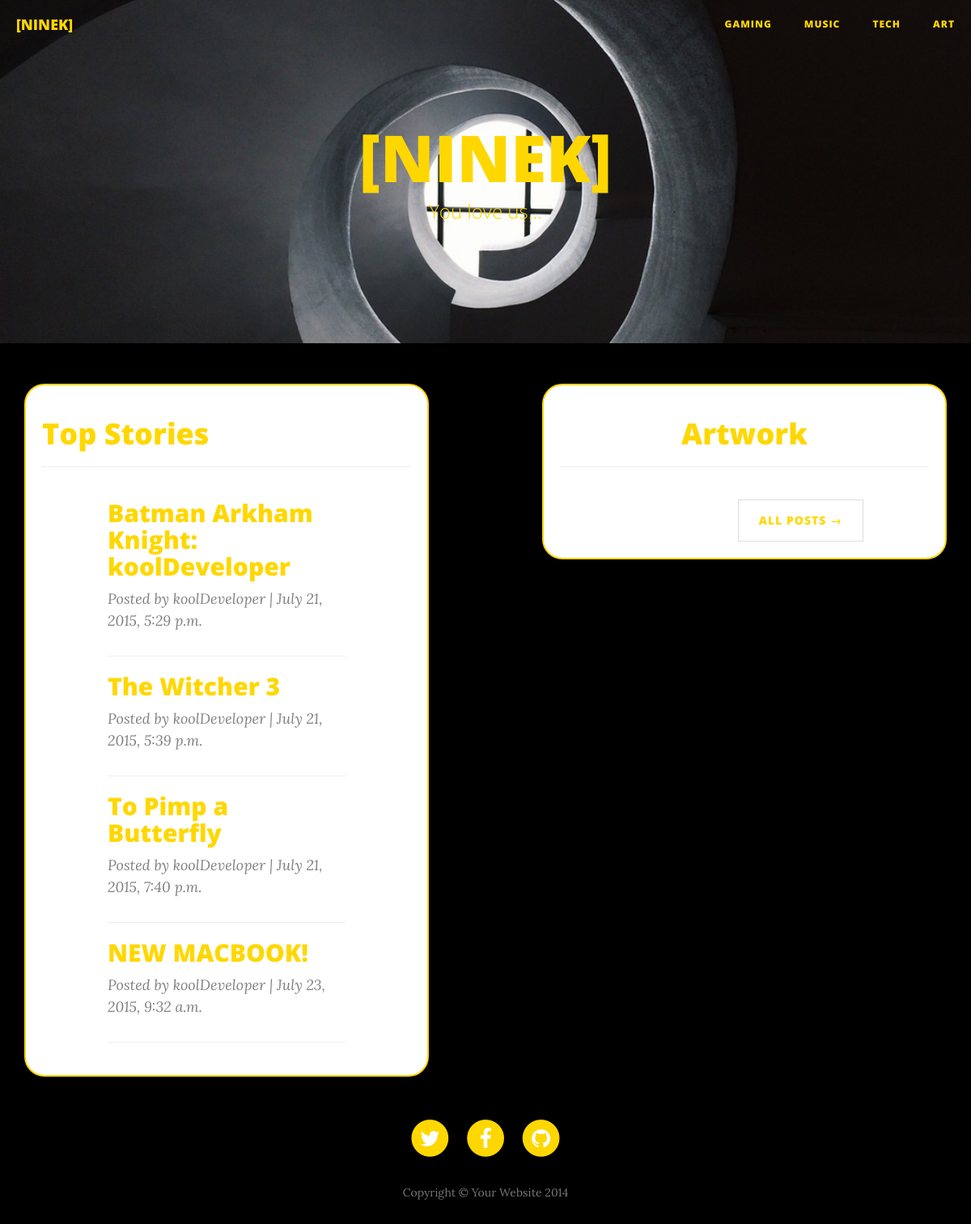
The page /ninek/ on the database as committed earlier.
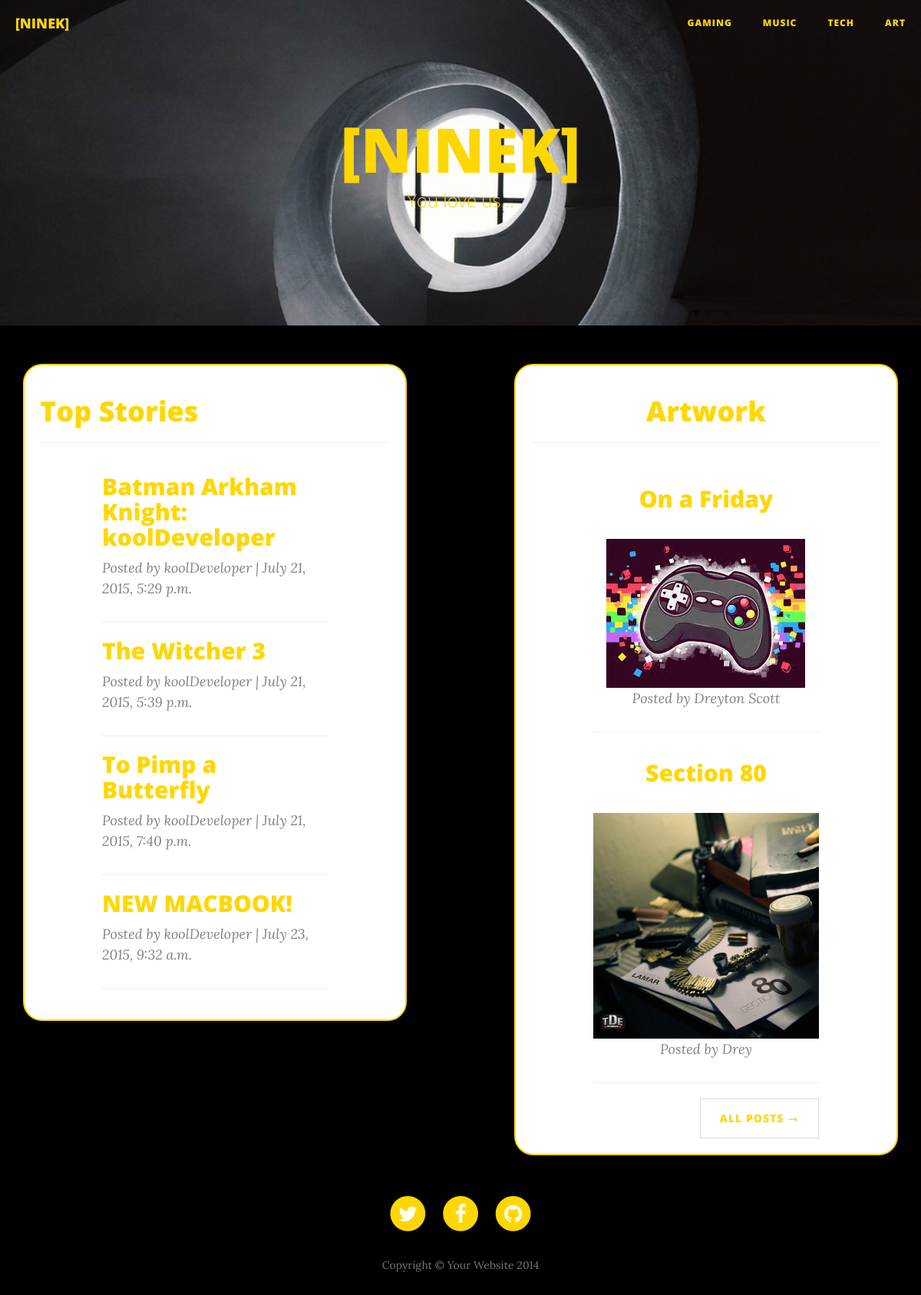
The same page on the database as committed later.
### ninek_site/models.py (models this page shows, shortened)
class Category(models.Model):
    name = models.CharField(max_length=120)
    views = models.IntegerField(default=0)
    slug = models.SlugField(unique=True)
    pic = models.ImageField(upload_to='img')

class Page(models.Model):
    category = models.ForeignKey(Category)
    title = models.CharField(max_length=120)
    author_name = models.CharField(max_length=120)
    date_created = models.DateTimeField(auto_now_add=True)
    likes = models.IntegerField(default=0)
    upload_image = models.ImageField(upload_to='img')
    page_content = models.TextField(max_length=None)
    slug = models.SlugField(unique=True)

class Media(models.Model):
    images = models.ImageField(upload_to='img')
    audio = models.FileField(upload_to='img', blank=True)
    title = models.CharField(max_length=120)
    author = models.CharField(max_length=120)
    social_media = models.URLField(blank=True)

### ninek_site/views.py (the view)
def index(request):
    context_dict = {}
    page_list = Page.objects.all().order_by('category', 'likes')[:5]
    category_list = Category.objects.order_by('-views')[:5]
    context_dict['categories'] = category_list
    context_dict['pages'] = page_list
    media = Media.objects.all()
    context_dict['medias'] = media
    return render(request, 'ninek_site/index.html', context_dict)

### templates/ninek_site/index.html (shortened to what this page needs)
{% extends 'base.html' %}
{% load staticfiles %}
{% block content %}
<header class="intro-header" style="background-image: url('media/img/photo-1422284763110-6d0edd657b13.jpg')">
    <div class="container">
        <div class="row">
            <div class="col-lg-8 col-lg-offset-2 col-md-10 col-md-offset-1">
                <div class="site-heading">
                    <h1>[NINEK]</h1>
                    <span class="subheading" style="color:#FFD700;">You love us...</span>
                </div>
            </div>
        </div>
    </div>
</header>
<div class="container">
    <div id="section-right">
    <h1>Artwork</h1>
    <hr>
      <div class="row">
          <div class="col-lg-8 col-lg-offset-2 col-md-10 col-md-offset-1">
            {% for media in medias %}
              <div class="post-preview">
                      <h2 class="post-title">
                        <p>{{ media.title }}</p>
                      </h2>
                          <img class="media-img" src="{{ media.images.url }}">
                  <p class="post-meta">Posted by {{ media.author }}</p>
              </div>
              <hr>
              {% endfor %}
              <ul class="pager">
                  <li class="next">
                      <a href="{% url 'ninek:media' %}">All Posts &rarr;</a>
                  </li>
              </ul>
          </div>
      </div>
    </div>
    <div id="section-left">
    <h1>Top Stories</h1>
    <hr>
      <div class="row">
          <div class="col-lg-8 col-lg-offset-2 col-md-10 col-md-offset-1">
            {% for page in pages %}
              <div class="post-preview">
                      <h2 class="post-title">
                        <a href="{% url 'ninek:page' page.slug %}">{{ page.title }}</a>
                      </h2>
                  <p class="post-meta">Posted by {{ page.author_name }} | {{ page.date_created }}</p>
              </div>
              <hr>
              {% endfor %}
          </div>
      </div>
    </div>
</div>
{% endblock %}

### templates/base.html (shortened to what this page needs)
{% load staticfiles %}
{% load ninek_extras %}
<!DOCTYPE html>
<html lang="en">
<head>
    <link href="css/bootstrap.min.css" rel="stylesheet">
    <link href="{% static 'css/bootstrap.min.css' %}" rel="stylesheet">
    <link href="css/clean-blog.min.css" rel="stylesheet">
    <link href="{% static 'css/clean-blog.min.css' %}" rel="stylesheet">
    <link rel="stylesheet" type="text/css" href="{% static 'css/custom.css' %}">
    <link href="http://maxcdn.bootstrapcdn.com/font-awesome/4.1.0/css/font-awesome.min.css" rel="stylesheet" type="text/css">
</head>
<body>
    <nav class="navbar navbar-default navbar-custom navbar-fixed-top">
        <div class="container-fluid">
            <div class="navbar-header page-scroll">
                <a class="navbar-brand" style="color:gold;" href="{% url 'ninek:index' %}">[NINEK]</a>
            </div>
            <div class="collapse navbar-collapse" id="bs-example-navbar-collapse-1">
                <ul class="nav navbar-nav navbar-right">
                  {% for category in categories %}
                    <li>
                      <a style="color:gold;" href="{% url 'ninek:category' category.slug %}">{{ category.name }}</a>
                    </li>
                  {% endfor %}
                </ul>
            </div>
        </div>
    </nav>
{% block content %}{% endblock %}
    <footer>
        <div class="container">
            <div class="row">
                <div class="col-lg-8 col-lg-offset-2 col-md-10 col-md-offset-1">
                    <ul class="list-inline text-center">
                        <li>
                            <a href="#">
                                <span class="fa-stack fa-lg">
                                    <i class="fa fa-circle fa-stack-2x"></i>
                                    <i class="fa fa-twitter fa-stack-1x fa-inverse"></i>
                                </span>
                            </a>
                        </li>
                        <li>
                            <a href="#">
                                <span class="fa-stack fa-lg">
                                    <i class="fa fa-circle fa-stack-2x"></i>
                                    <i class="fa fa-facebook fa-stack-1x fa-inverse"></i>
                                </span>
                            </a>
                        </li>
                        <li>
                            <a href="#">
                                <span class="fa-stack fa-lg">
                                    <i class="fa fa-circle fa-stack-2x"></i>
                                    <i class="fa fa-github fa-stack-1x fa-inverse"></i>
                                </span>
                            </a>
                        </li>
                    </ul>
                    <p class="copyright text-muted">Copyright &copy; Your Website 2014</p>
                </div>
            </div>
        </div>
    </footer>
</body>
</html>

### static/ninek_site/css/custom.css (style rules this page uses)
#section-right { border-radius: 25px; border: 2px solid gold; padding: 20px; width: 500px; height: auto; background-color: white; max-width: 100%; text-align: center; position: relative; float: right; }
#section-left { border-radius: 25px; border: 2px solid gold; padding: 20px; width: 500px; height: auto; background-color: white; max-width: 100%; float: left; }
.media-img { max-width: 100%; }

### templates/base.html (style rules this page uses)
body { background-color: black; color: #FFD700; }
a { color: #FFD700; }
li { color: #FFD700; }

### templates/ninek_site/index.html (style rules this page uses)
h1 { color: gold; }

Rows that differ between the two databases and show on the page:
added Media: title "On a Friday", images (picture), author "Dreyton Scott"
added Media: title "Section 80", images (picture), author "Drey"
